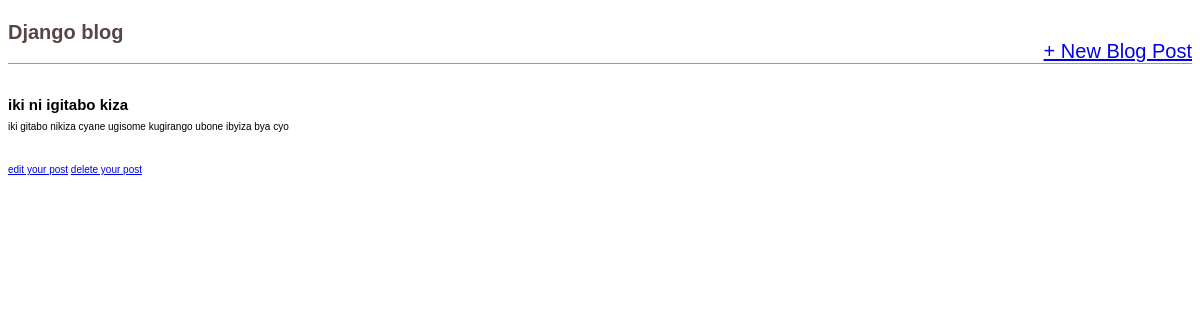
/post/1, run on the app's committed database.
### blog/models.py (models this page shows, shortened)
class Post(models.Model):
    title = models.CharField(max_length=200)
    body = models.TextField()
    author = models.ForeignKey(
        'auth.user',
        on_delete=models.CASCADE,
    )

### blog/views.py (the view)
# urls.py: path('post/<int:pk>',BLogDetailsView.as_view(),name='post_details'),
class BLogDetailsView(DetailView):
    model = Post
    template_name = 'post_details.html'

### templates/post_details.html
{% extends "base.html" %}
{% block content %}
    <div class="post-entry">
        <h2>{{ object.title }}</h2>
        <p>{{ object.body }}</p>
    </div>
    <a href="{% url 'post_edit' object.id %}">edit your post</a>
    <a href="{% url 'post_delete' object.id %}">delete your post</a>
{% endblock content %}

### static/css/base.css (style rules this page uses)
body { font-family: Poppins, sans-serif; font-size: 10px; }
.post-entry { margin-bottom: 2rem; }
.post-entry h2 { margin: 0.5rem 0; }
.post-entry p { margin: 0; font-weight: 400; }

### data on the page
Post: title "iki ni igitabo kiza", body "iki gitabo nikiza cyane ugisome kugirango ubone ibyiza bya cyo"
